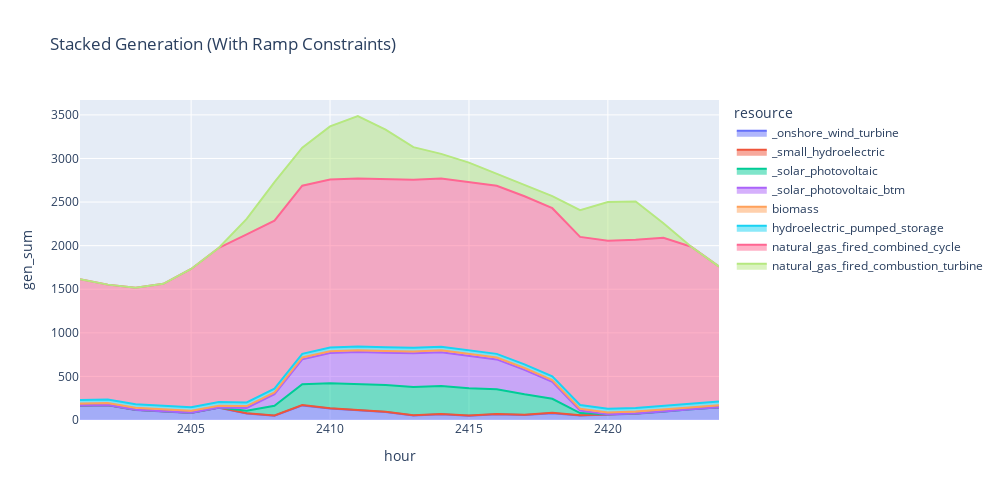

Notebook code cell kept with this figure:
### Code cell
sol_gen_btm_ramp = process_and_plot(solution_ramp, gen_df, gen_variable_multi, T_period,
                                     'Stacked Generation (With Ramp Constraints)')

### Figure 1 — Plotly figure (JSON) as saved in the notebook; plotly's stock layout.template omitted (floating-point values rounded to 4 significant figures)
{"data": [{"fillpattern": {"shape": ""}, "hovertemplate": "resource=_onshore_wind_turbine<br>hour=%{x}<br>gen_sum=%{y}<extra></extra>", "legendgroup": "_onshore_wind_turbine", "line": {"color": "#636efa"}, "marker": {"symbol": "circle"}, "mode": "lines", "name": "_onshore_wind_turbine", "orientation": "v", "showlegend": true, "stackgroup": "1", "type": "scatter", "x": [2401, 2402, 2403, 2404, 2405, 2406, 2407, 2408, 2409, 2410, 2411, 2412, 2413, 2414, 2415, 2416, 2417, 2418, 2419, 2420, 2421, 2422, 2423, 2424], "xaxis": "x", "y": [163.3, 169.8, 115.1, 100.6, 80.58, 139.2, 74.18, 49.37, 167.4, 131.6, 111.2, 92.11, 52.09, 64.69, 49.22, 65.41, 57.19, 78.62, 52.62, 61.43, 71.92, 96.05, 126.5, 144.4], "yaxis": "y"}, {"fillpattern": {"shape": ""}, "hovertemplate": "resource=_small_hydroelectric<br>hour=%{x}<br>gen_sum=%{y}<extra></extra>", "legendgroup": "_small_hydroelectric", "line": {"color": "#EF553B"}, "marker": {"symbol": "circle"}, "mode": "lines", "name": "_small_hydroelectric", "orientation": "v", "showlegend": true, "stackgroup": "1", "type": "scatter", "x": [2401, 2402, 2403, 2404, 2405, 2406, 2407, 2408, 2409, 2410, 2411, 2412, 2413, 2414, 2415, 2416, 2417, 2418, 2419, 2420, 2421, 2422, 2423, 2424], "xaxis": "x", "y": [3.185, 3.185, 3.185, 3.185, 3.185, 3.185, 3.185, 3.185, 3.185, 3.185, 3.185, 3.185, 3.185, 3.185, 3.185, 3.185, 3.185, 3.185, 3.185, 3.185, 3.185, 3.185, 3.185, 3.185], "yaxis": "y"}, {"fillpattern": {"shape": ""}, "hovertemplate": "resource=_solar_photovoltaic<br>hour=%{x}<br>gen_sum=%{y}<extra></extra>", "legendgroup": "_solar_photovoltaic", "line": {"color": "#00cc96"}, "marker": {"symbol": "circle"}, "mode": "lines", "name": "_solar_photovoltaic", "orientation": "v", "showlegend": true, "stackgroup": "1", "type": "scatter", "x": [2401, 2402, 2403, 2404, 2405, 2406, 2407, 2408, 2409, 2410, 2411, 2412, 2413, 2414, 2415, 2416, 2417, 2418, 2419, 2420, 2421, 2422, 2423, 2424], "xaxis": "x", "y": [0, 0, 0, 0, 0, 0, 27.65, 110.5, 238.8, 287.9, 301.9, 306.9, 322.3, 322.8, 312.1, 284.8, 233.9, 161.8, 23.85, 0, 0, 0, 0, 0], "yaxis": "y"}, {"fillpattern": {"shape": ""}, "hovertemplate": "resource=_solar_photovoltaic_btm<br>hour=%{x}<br>gen_sum=%{y}<extra></extra>", "legendgroup": "_solar_photovoltaic_btm", "line": {"color": "#ab63fa"}, "marker": {"symbol": "circle"}, "mode": "lines", "name": "_solar_photovoltaic_btm", "orientation": "v", "showlegend": true, "stackgroup": "1", "type": "scatter", "x": [2401, 2402, 2403, 2404, 2405, 2406, 2407, 2408, 2409, 2410, 2411, 2412, 2413, 2414, 2415, 2416, 2417, 2418, 2419, 2420, 2421, 2422, 2423, 2424], "xaxis": "x", "y": [0, 0, 0, 0, 0, 0, 33.18, 132.7, 286.6, 345.4, 362.3, 368.3, 386.8, 387.3, 374.5, 341.7, 280.7, 194.2, 28.62, 0, 0, 0, 0, 0], "yaxis": "y"}, {"fillpattern": {"shape": ""}, "hovertemplate": "resource=biomass<br>hour=%{x}<br>gen_sum=%{y}<extra></extra>", "legendgroup": "biomass", "line": {"color": "#FFA15A"}, "marker": {"symbol": "circle"}, "mode": "lines", "name": "biomass", "orientation": "v", "showlegend": true, "stackgroup": "1", "type": "scatter", "x": [2401, 2402, 2403, 2404, 2405, 2406, 2407, 2408, 2409, 2410, 2411, 2412, 2413, 2414, 2415, 2416, 2417, 2418, 2419, 2420, 2421, 2422, 2423, 2424], "xaxis": "x", "y": [21.4, 21.4, 21.4, 21.4, 21.4, 21.4, 21.4, 21.4, 21.4, 21.4, 21.4, 21.4, 21.4, 21.4, 21.4, 21.4, 21.4, 21.4, 21.4, 21.4, 21.4, 21.4, 21.4, 21.4], "yaxis": "y"}, {"fillpattern": {"shape": ""}, "hovertemplate": "resource=hydroelectric_pumped_storage<br>hour=%{x}<br>gen_sum=%{y}<extra></extra>", "legendgroup": "hydroelectric_pumped_storage", "line": {"color": "#19d3f3"}, "marker": {"symbol": "circle"}, "mode": "lines", "name": "hydroelectric_pumped_storage", "orientation": "v", "showlegend": true, "stackgroup": "1", "type": "scatter", "x": [2401, 2402, 2403, 2404, 2405, 2406, 2407, 2408, 2409, 2410, 2411, 2412, 2413, 2414, 2415, 2416, 2417, 2418, 2419, 2420, 2421, 2422, 2423, 2424], "xaxis": "x", "y": [42, 42, 42, 42, 42, 42, 42, 42, 42, 42, 42, 42, 42, 42, 42, 42, 42, 42, 42, 42, 42, 42, 42, 42], "yaxis": "y"}, {"fillpattern": {"shape": ""}, "hovertemplate": "resource=natural_gas_fired_combined_cycle<br>hour=%{x}<br>gen_sum=%{y}<extra></extra>", "legendgroup": "natural_gas_fired_combined_cycle", "line": {"color": "#FF6692"}, "marker": {"symbol": "circle"}, "mode": "lines", "name": "natural_gas_fired_combined_cycle", "orientation": "v", "showlegend": true, "stackgroup": "1", "type": "scatter", "x": [2401, 2402, 2403, 2404, 2405, 2406, 2407, 2408, 2409, 2410, 2411, 2412, 2413, 2414, 2415, 2416, 2417, 2418, 2419, 2420, 2421, 2422, 2423, 2424], "xaxis": "x", "y": [1385.0, 1317.0, 1336.0, 1395.0, 1586.0, 1770.0, 1928.0, 1928.0, 1928.0, 1928.0, 1928.0, 1928.0, 1928.0, 1928.0, 1928.0, 1928.0, 1928.0, 1928.0, 1928.0, 1928.0, 1928.0, 1928.0, 1795.0, 1549.0], "yaxis": "y"}, {"fillpattern": {"shape": ""}, "hovertemplate": "resource=natural_gas_fired_combustion_turbine<br>hour=%{x}<br>gen_sum=%{y}<extra></extra>", "legendgroup": "natural_gas_fired_combustion_turbine", "line": {"color": "#B6E880"}, "marker": {"symbol": "circle"}, "mode": "lines", "name": "natural_gas_fired_combustion_turbine", "orientation": "v", "showlegend": true, "stackgroup": "1", "type": "scatter", "x": [2401, 2402, 2403, 2404, 2405, 2406, 2407, 2408, 2409, 2410, 2411, 2412, 2413, 2414, 2415, 2416, 2417, 2418, 2419, 2420, 2421, 2422, 2423, 2424], "xaxis": "x", "y": [0, 0, 0, 0, 0, 0, 177.1, 442.0, 436.8, 608.5, 716.8, 568.9, 373.5, 283.5, 221.6, 136.8, 135.8, 138.5, 306.4, 444.5, 439.0, 166.9, 0, 0], "yaxis": "y"}], "layout": {"height": 500, "legend": {"title": {"text": "resource"}, "tracegroupgap": 0}, "title": {"text": "Stacked Generation (With Ramp Constraints)"}, "width": 1000, "xaxis": {"anchor": "y", "domain": [0, 1], "title": {"text": "hour"}}, "yaxis": {"anchor": "x", "domain": [0, 1], "title": {"text": "gen_sum"}}}}
